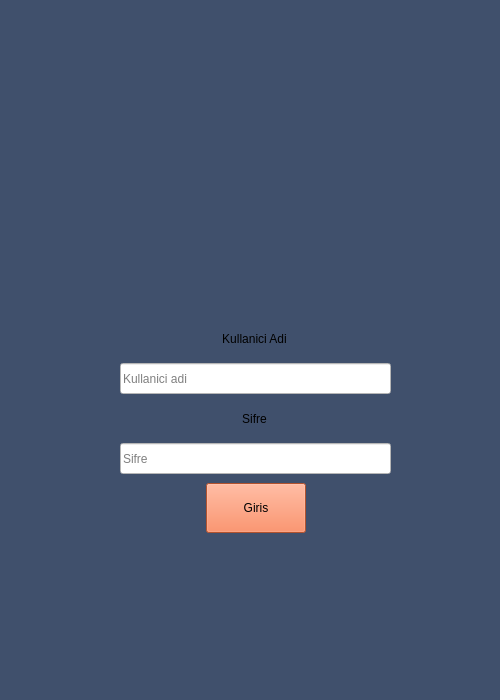
<?xml version="1.0" encoding="UTF-8"?>
<ui version="4.0">
 <class>LoginClass</class>
 <widget class="QWidget" name="LoginClass">
  <property name="geometry">
   <rect>
    <x>0</x>
    <y>0</y>
    <width>500</width>
    <height>700</height>
   </rect>
  </property>
  <property name="minimumSize">
   <size>
    <width>500</width>
    <height>700</height>
   </size>
  </property>
  <property name="maximumSize">
   <size>
    <width>500</width>
    <height>700</height>
   </size>
  </property>
  <property name="sizeIncrement">
   <size>
    <width>500</width>
    <height>700</height>
   </size>
  </property>
  <property name="windowTitle">
   <string>Giris Ekrani</string>
  </property>
  <property name="styleSheet">
   <string notr="true">background-color: rgb(64, 80, 108);</string>
  </property>
  <widget class="QWidget" name="verticalLayoutWidget">
   <property name="geometry">
    <rect>
     <x>120</x>
     <y>90</y>
     <width>271</width>
     <height>547</height>
    </rect>
   </property>
   <layout class="QVBoxLayout" name="verticalLayout">
    <item>
     <widget class="QLabel" name="loginimg_lbl">
      <property name="minimumSize">
       <size>
        <width>269</width>
        <height>221</height>
       </size>
      </property>
      <property name="maximumSize">
       <size>
        <width>269</width>
        <height>221</height>
       </size>
      </property>
      <property name="text">
       <string/>
      </property>
      <property name="pixmap">
       <pixmap>../Icons/loginImg.png</pixmap>
      </property>
      <property name="alignment">
       <set>Qt::AlignCenter</set>
      </property>
     </widget>
    </item>
    <item>
     <widget class="QLabel" name="username_lbl">
      <property name="minimumSize">
       <size>
        <width>269</width>
        <height>31</height>
       </size>
      </property>
      <property name="maximumSize">
       <size>
        <width>269</width>
        <height>31</height>
       </size>
      </property>
      <property name="styleSheet">
       <string notr="true">font: 18pt &quot;.AppleSystemUIFont&quot;;</string>
      </property>
      <property name="text">
       <string>Kullanici Adi</string>
      </property>
      <property name="alignment">
       <set>Qt::AlignCenter</set>
      </property>
     </widget>
    </item>
    <item>
     <widget class="QLineEdit" name="username_Line">
      <property name="minimumSize">
       <size>
        <width>100</width>
        <height>31</height>
       </size>
      </property>
      <property name="autoFillBackground">
       <bool>false</bool>
      </property>
      <property name="styleSheet">
       <string notr="true">background-color: rgb(255, 255, 255);
</string>
      </property>
      <property name="text">
       <string/>
      </property>
      <property name="maxLength">
       <number>18</number>
      </property>
      <property name="placeholderText">
       <string>Kullanici adi</string>
      </property>
      <property name="clearButtonEnabled">
       <bool>false</bool>
      </property>
     </widget>
    </item>
    <item>
     <widget class="QLabel" name="pass_lbl">
      <property name="minimumSize">
       <size>
        <width>269</width>
        <height>31</height>
       </size>
      </property>
      <property name="maximumSize">
       <size>
        <width>269</width>
        <height>31</height>
       </size>
      </property>
      <property name="styleSheet">
       <string notr="true">font: 18pt &quot;.AppleSystemUIFont&quot;;</string>
      </property>
      <property name="text">
       <string>Sifre</string>
      </property>
      <property name="alignment">
       <set>Qt::AlignCenter</set>
      </property>
     </widget>
    </item>
    <item>
     <widget class="QLineEdit" name="pass_Line">
      <property name="minimumSize">
       <size>
        <width>100</width>
        <height>31</height>
       </size>
      </property>
      <property name="styleSheet">
       <string notr="true">background-color: rgb(255, 255, 255);
</string>
      </property>
      <property name="text">
       <string/>
      </property>
      <property name="maxLength">
       <number>18</number>
      </property>
      <property name="echoMode">
       <enum>QLineEdit::Password</enum>
      </property>
      <property name="placeholderText">
       <string>Sifre</string>
      </property>
     </widget>
    </item>
    <item>
     <layout class="QHBoxLayout" name="horizontalLayout">
      <property name="topMargin">
       <number>0</number>
      </property>
      <property name="bottomMargin">
       <number>100</number>
      </property>
      <item>
       <spacer name="horizontalSpacer">
        <property name="orientation">
         <enum>Qt::Horizontal</enum>
        </property>
        <property name="sizeHint" stdset="0">
         <size>
          <width>40</width>
          <height>20</height>
         </size>
        </property>
       </spacer>
      </item>
      <item>
       <widget class="QPushButton" name="login_Btn">
        <property name="minimumSize">
         <size>
          <width>100</width>
          <height>50</height>
         </size>
        </property>
        <property name="maximumSize">
         <size>
          <width>100</width>
          <height>50</height>
         </size>
        </property>
        <property name="styleSheet">
         <string notr="true">background-color: rgb(249, 115, 65);
font: 18pt &quot;.AppleSystemUIFont&quot;;</string>
        </property>
        <property name="text">
         <string>Giris</string>
        </property>
       </widget>
      </item>
      <item>
       <spacer name="horizontalSpacer_2">
        <property name="orientation">
         <enum>Qt::Horizontal</enum>
        </property>
        <property name="sizeHint" stdset="0">
         <size>
          <width>40</width>
          <height>20</height>
         </size>
        </property>
       </spacer>
      </item>
     </layout>
    </item>
   </layout>
  </widget>
 </widget>
 <resources>
  <include location="../Icons/hasta.qrc"/>
 </resources>
 <connections/>
</ui>
